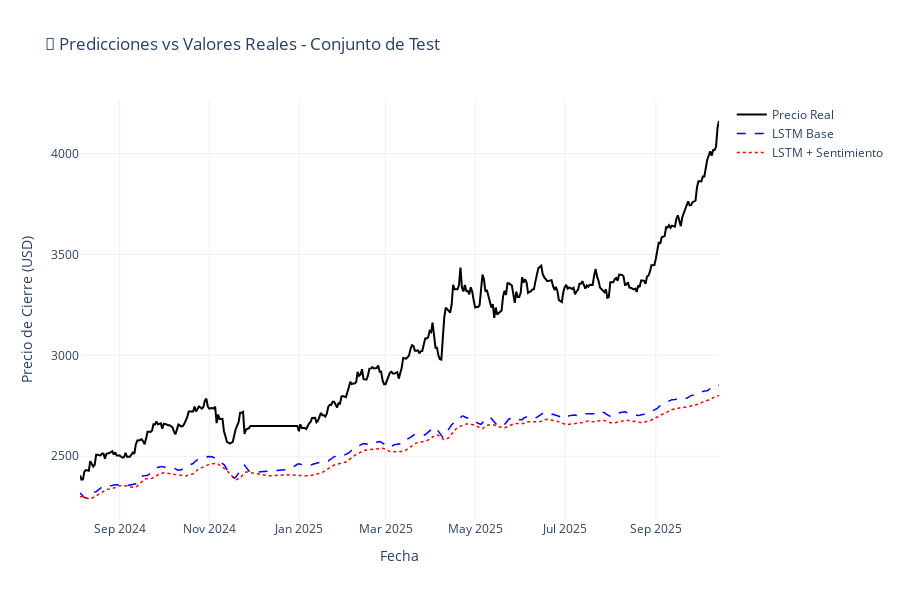

Notebook code cell kept with this figure:
### Markdown cell above
---

## 1️⃣2️⃣ Visualización de Predicciones

### Code cell
# Obtener fechas del test set (ajustadas por seq_length)
test_dates = df_test.index[SEQ_LENGTH:]

# Gráfico comparativo
fig = go.Figure()

# Valores reales
fig.add_trace(go.Scatter(
    x=test_dates,
    y=y_test_real.flatten(),
    mode='lines',
    name='Precio Real',
    line=dict(color='black', width=2)
))

# Predicciones modelo base
fig.add_trace(go.Scatter(
    x=test_dates,
    y=y_pred_base.flatten(),
    mode='lines',
    name='LSTM Base',
    line=dict(color='blue', width=1.5, dash='dash')
))

# Predicciones modelo con sentimiento
fig.add_trace(go.Scatter(
    x=test_dates,
    y=y_pred_sent.flatten(),
    mode='lines',
    name='LSTM + Sentimiento',
    line=dict(color='red', width=1.5, dash='dot')
))

fig.update_layout(
    title='🔮 Predicciones vs Valores Reales - Conjunto de Test',
    xaxis_title='Fecha',
    yaxis_title='Precio de Cierre (USD)',
    template='plotly_white',
    height=600,
    hovermode='x unified'
)

fig.show()

### Figure 1 — Plotly figure (JSON) as saved in the notebook; plotly's stock layout.template omitted (floating-point values rounded to 4 significant figures; data arrays with more than 128 entries replaced by an {"elided": "..."} marker saying what was removed)
{"data": [{"line": {"color": "black", "width": 2}, "mode": "lines", "name": "Precio Real", "type": "scatter", "x": {"elided": "389 str values"}, "y": {"elided": "389 float values"}}, {"line": {"color": "blue", "dash": "dash", "width": 1.5}, "mode": "lines", "name": "LSTM Base", "type": "scatter", "x": {"elided": "389 str values"}, "y": {"elided": "389 float values"}}, {"line": {"color": "red", "dash": "dot", "width": 1.5}, "mode": "lines", "name": "LSTM + Sentimiento", "type": "scatter", "x": {"elided": "389 str values"}, "y": {"elided": "389 float values"}}], "layout": {"height": 600, "hovermode": "x unified", "title": {"text": "🔮 Predicciones vs Valores Reales - Conjunto de Test"}, "xaxis": {"title": {"text": "Fecha"}}, "yaxis": {"title": {"text": "Precio de Cierre (USD)"}}}}
